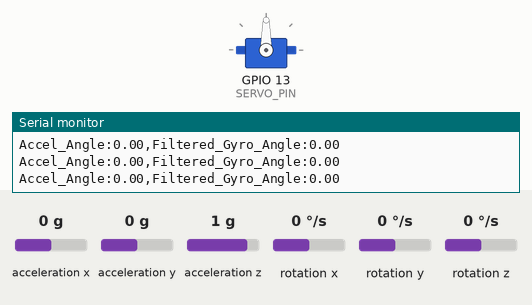
This sketch was run on a simulated ESP32. Parts: servo, the last lines printed to the serial monitor. The test bench sets the inputs (shaded band); at power-on: acceleration y 0 g, rotation x 0 °/s, acceleration x 0 g, acceleration z 1 g, rotation y 0 °/s, rotation z 0 °/s.

Above: at 5.1 s.
5.2 s: acceleration y set to -1.4 g
At 7.9 s:
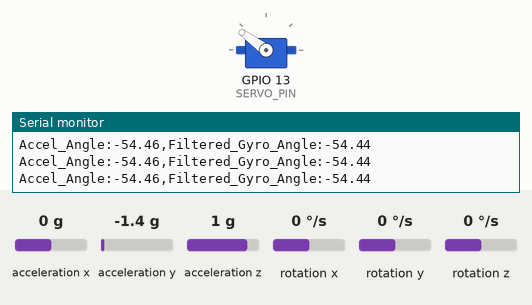
8.2 s: acceleration y set to 1.4 g
At 10.5 s:
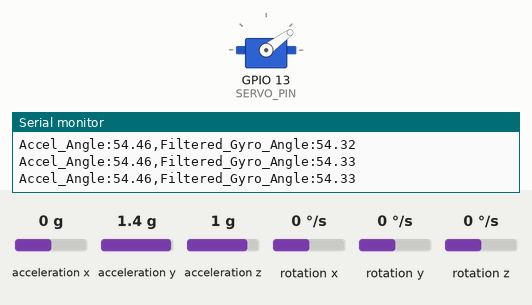
11.2 s: rotation x set to -192 °/s
At 11.35 s:
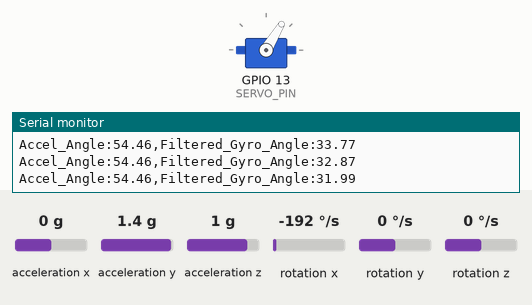
14.2 s: rotation x set to 192 °/s
At 15.4 s:
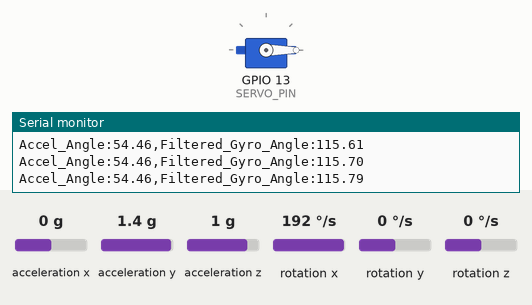
Timing chart, 0 to 17.2 s (numbered marks = the images above; inputs shaded):
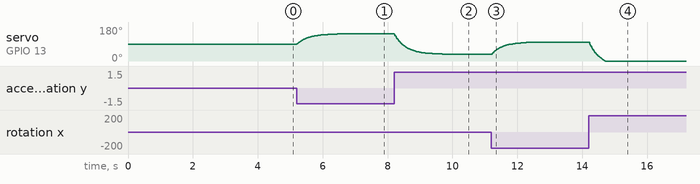

The sketch:

1-axis-gyro.ino
```cpp
#include <Wire.h>
#include <I2Cdev.h>
#include <MPU6050.h>
#include <ESP32Servo.h>

MPU6050 mpu(0x68);
Servo myServo;

const int SERVO_PIN = 13;
const int SERVO_CENTER = 90;

// Complementary filter variables
float filteredAngleX = 0.0;
unsigned long lastTime = 0;
float gyroXBias = 0.0;  // Gyroscope bias offset (calibrated at startup)

void setup() {
  Serial.begin(115200);
  delay(1000);

  Serial.println("--- SYSTEM STARTING ---");
  Wire.begin();
  delay(100);

  Serial.println("Initializing MPU6050...");
  mpu.initialize();

  int retryCount = 0;
  while (!mpu.testConnection() && retryCount < 3) {
    Serial.println("MPU6050 connection failed! Retrying...");
    delay(1000);
    retryCount++;
  }

  // Gyroscope bias calibration
  // Averages 500 readings at rest to calculate the constant offset error
  // and subtract it before the complementary filter runs.
  // Keep the sensor completely still during startup.
  Serial.println("Calibrating gyroscope — keep sensor still...");
  long gx_sum = 0;
  int samples = 500;
  for (int i = 0; i < samples; i++) {
    int16_t ax, ay, az, gx, gy, gz;
    mpu.getMotion6(&ax, &ay, &az, &gx, &gy, &gz);
    gx_sum += gx;
    delay(2);
  }
  gyroXBias = gx_sum / (float)samples;
  Serial.print("Gyro bias calibrated: ");
  Serial.println(gyroXBias);

  ESP32PWM::allocateTimer(0);
  ESP32PWM::allocateTimer(1);
  ESP32PWM::allocateTimer(2);
  ESP32PWM::allocateTimer(3);

  myServo.setPeriodHertz(50);
  myServo.attach(SERVO_PIN, 500, 2400);
  myServo.write(SERVO_CENTER);

  lastTime = millis();
  Serial.println("System Ready!");
}

void loop() {
  int16_t raw_ax, raw_ay, raw_az;
  int16_t raw_gx, raw_gy, raw_gz;

  mpu.getMotion6(&raw_ax, &raw_ay, &raw_az, &raw_gx, &raw_gy, &raw_gz);

  // 1. Calculate time elapsed since last loop (dt)
  unsigned long currentTime = millis();
  float dt = (currentTime - lastTime) / 1000.0;
  lastTime = currentTime;

  // 2. Convert raw Accelerometer to G's and find Accelerometer Angle
  float ay = raw_ay / 16384.0;
  float az = raw_az / 16384.0;
  float accelAngleX = atan2(ay, az) * 180.0 / M_PI;

  // 3. Convert raw Gyroscope to Degrees per Second
  // Subtract calibrated bias before converting to remove constant offset error
  float gyroRateX = (raw_gx - gyroXBias) / 131.0;

  // 4. THE COMPLEMENTARY FILTER
  // Gyroscope: fast, accurate short-term (high-pass filter)
  // Accelerometer: stable long-term reference (low-pass filter)
  // 0.98/0.02 split covers full frequency spectrum of motion
  filteredAngleX = 0.98 * (filteredAngleX + gyroRateX * dt) + 0.02 * accelAngleX;

  // 5. Turn the angle into a stabilization command
  int targetServoAngle = SERVO_CENTER - (int)filteredAngleX;
  targetServoAngle = constrain(targetServoAngle, 0, 180);

  myServo.write(targetServoAngle);

  // Serial Plotter output
  Serial.print("Accel_Angle:"); Serial.print(accelAngleX);
  Serial.print(",");
  Serial.print("Filtered_Gyro_Angle:"); Serial.println(filteredAngleX);

  delay(3); // ~100Hz update rate
}
```

Measured:
- after the input at 5.2 s, servo on GPIO 13 (SERVO_PIN): moves from 90° to 144° over 1.6 s, starting at once
- after the input at 8.2 s, servo on GPIO 13 (SERVO_PIN): moves from 144° to 36° over 1.9 s, starting at once
- after the input at 11.2 s, servo on GPIO 13 (SERVO_PIN): moves from 36° to 100° over 1.5 s, starting at once
- after the input at 14.2 s, servo on GPIO 13 (SERVO_PIN): moves from 100° to 0° over 0.51 s, starting at once
